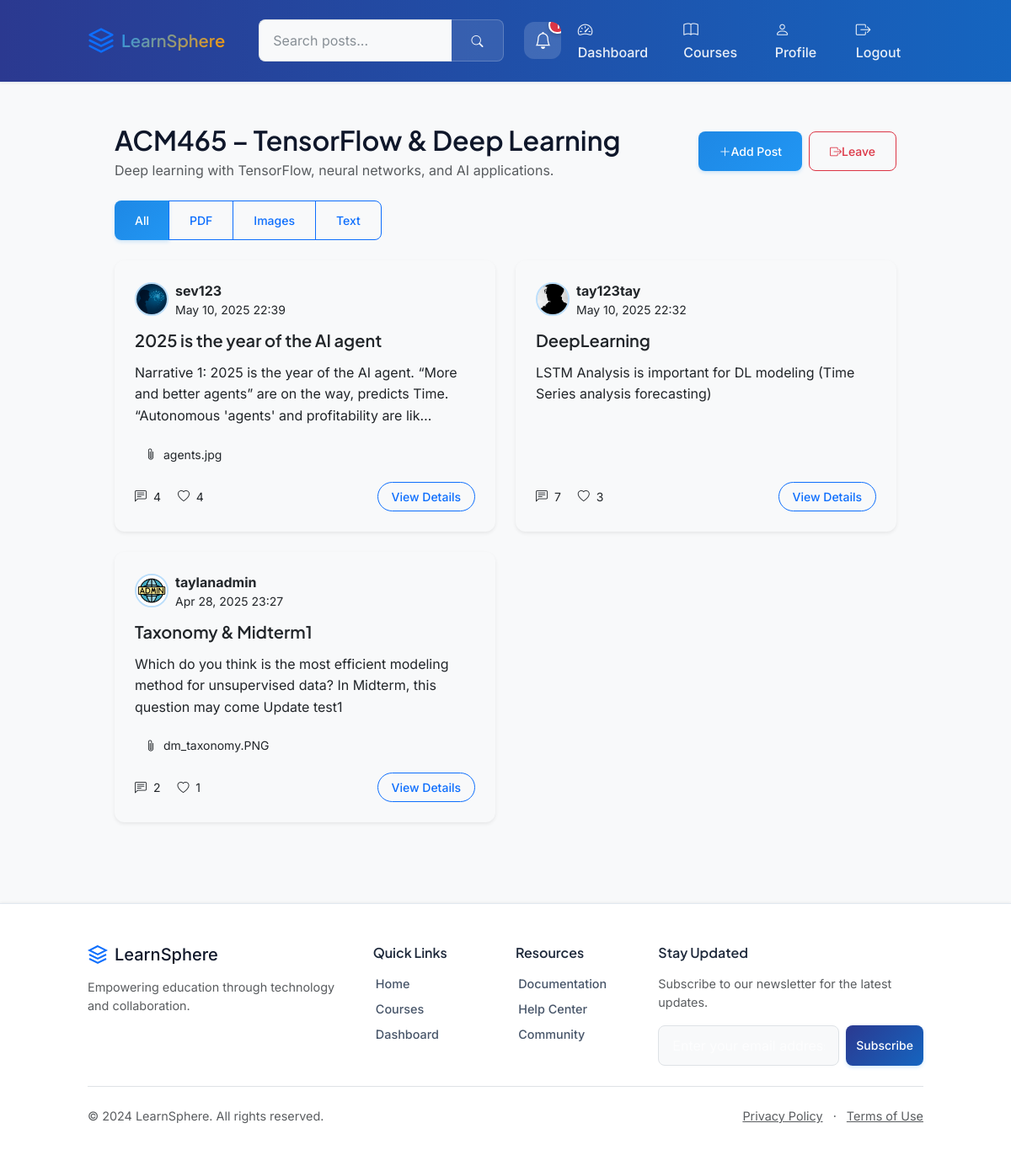
The app's page /courses/acm465-artificial-intelligence/ (signed in) with its own data.
### core/models.py (models this page shows, shortened)
class Course(models.Model):
    discipline = models.ForeignKey(Discipline, on_delete=models.CASCADE)
    code = models.CharField(max_length=10)
    title = models.CharField(max_length=100)
    description = models.TextField()
    slug = models.SlugField(unique=True, editable=False)
    class Meta:
        unique_together = ("discipline", "code")

class Post(models.Model):
    course = models.ForeignKey(Course, on_delete=models.CASCADE, related_name="posts")
    author = models.ForeignKey(User, on_delete=models.CASCADE, related_name="posts")
    title = models.CharField(max_length=150)
    content = models.TextField(blank=True)
    file = models.FileField(upload_to="uploads/", blank=True, null=True)
    pdf_summary = models.TextField(
        blank=True,
        null=True,
        help_text="HuggingFace AI ile oluşturulan PDF/metin özeti",
    )
    created_at = models.DateTimeField(auto_now_add=True)
    slug = models.SlugField(unique=True, editable=False)
    likes = models.ManyToManyField(
        User, through="Like", related_name="liked_posts", blank=True
    )

class Profile(models.Model):
    user = models.OneToOneField(User, on_delete=models.CASCADE)
    bio = models.TextField(blank=True)
    avatar = models.ImageField(upload_to="avatars/", default="avatars/default.png")
    github_url = models.URLField(blank=True, null=True)
    linkedin_url = models.URLField(blank=True, null=True)
    phone_number = models.CharField(max_length=20, blank=True, null=True)
    joined_courses = models.ManyToManyField(Course, blank=True, related_name="members")

### core/views.py (the view)
# urls.py: path("courses/<slug:slug>/", views.course_detail, name="course_detail"),
@login_required
def course_detail(request, slug):
    course = get_object_or_404(Course, slug=slug)
    filter_type = request.GET.get("filter", "all")
    all_posts = course.posts.all().order_by("-created_at")
    if filter_type == "pdf":
        posts = all_posts.filter(file__iendswith=".pdf")
    elif filter_type == "image":
        posts = all_posts.filter(file__iregex=r"\.(png|jpe?g)$")
    elif filter_type == "text":
        posts = all_posts.filter(file__iendswith=".txt")
    else:
        posts = all_posts
    is_joined = course in request.user.profile.joined_courses.all()
    filter_choices = [
        ("all", "All"),
        ("pdf", "PDF"),
        ("image", "Images"),
        ("text", "Text"),
    ]
    return render(
        request,
        "course_detail.html",
        {
            "course": course,
            "posts": posts,
            "is_joined": is_joined,
            "filter_type": filter_type,
            "filter_choices": filter_choices,
        },
    )

### core/context_processors.py (called while the page is built)
def notifications(request):
    if request.user.is_authenticated:
        unread_count = Notification.objects.filter(
            user=request.user, is_read=False
        ).count()
        recent_notifications = Notification.objects.filter(user=request.user).order_by(
            "-created_at"
        )[:5]
        return {
            "unread_notifications_count": unread_count,
            "recent_notifications": recent_notifications,
        }
    return {
        "unread_notifications_count": 0,
        "recent_notifications": [],
    }

### templates/course_detail.html (shortened to what this page needs)
{% extends 'base.html' %}
{% block content %}
<div class="container px-3 px-lg-5 py-5">
  <div class="d-flex justify-content-between align-items-center mb-4">
    <div>
      <h2 class="mb-1">{{ course.code }} – {{ course.title }}</h2>
      <p class="text-muted mb-0">{{ course.description }}</p>
    </div>
    <div class="d-flex gap-2">
      {% if is_joined %}
        <a href="{% url 'create_post' course.slug %}" class="btn btn-primary">
          <i class="bi bi-plus-lg"></i> Add Post
        </a>
        <form action="{% url 'join_course' course.slug %}" method="post" style="display:inline;">
          <button class="btn btn-outline-danger">
            <i class="bi bi-box-arrow-right"></i> Leave
          </button>
        </form>
      {% endif %}
    </div>
  </div>
  <div class="mb-4">
    <div class="btn-group" role="group">
      {% for t, label in filter_choices %}
        <a href="?filter={{ t }}"
           class="btn {% if filter_type == t %}btn-primary{% else %}btn-outline-primary{% endif %}">
          {{ label }}
        </a>
      {% endfor %}
    </div>
  </div>
  <div class="row g-4">
    {% if posts %}
      {% for post in posts %}
        <div class="col-12 col-md-6">
          <div class="card post-card shadow-sm h-100">
            <div class="card-body d-flex flex-column">
              <div class="d-flex align-items-center">
                <div class="avatar-wrapper">
                  <img src="{{ post.author.profile.avatar.url }}" alt="avatar">
                </div>
                <div class="ms-2">
                  <strong>{{ post.author.username }}</strong>
                  <div class="post-meta">{{ post.created_at|date:"M j, Y H:i" }}</div>
                </div>
              </div>
              <h5 class="card-title">{{ post.title }}</h5>
              <p class="card-text">{{ post.content|truncatechars:150 }}</p>
              {% if post.file %}
                <a href="{{ post.file.url }}" target="_blank" class="attachment-link mb-3">
                  <i class="bi bi-paperclip"></i>
                  <span>{{ post.file.name|slice:"8:"|truncatechars:25 }}</span>
                </a>
              {% endif %}
              <div class="mt-auto d-flex justify-content-between align-items-center">
                <div class="post-stats">
                  <span>
                    <i class="bi bi-chat-left-text"></i>
                    {{ post.comments.count }}
                  </span>
                  <span>
                    <i class="bi bi-heart"></i>
                    {{ post.likes.count }}
                  </span>
                </div>
                <a href="{% url 'post_detail' post.slug %}" class="btn btn-view btn-outline-primary">
                  View Details
                </a>
              </div>
            </div>
          </div>
        </div>
      {% endfor %}
    {% endif %}
  </div>
</div>
{% endblock %}

### static/css/base.css (style rules this page uses)
html { scroll-behavior: smooth; }
:root { --primary: #0053ba; --secondary: #e83e8c; --gray-light: #f8f9fa; --font-heading: 'Montserrat', sans-serif; --font-body: 'Roboto', sans-serif; }
body { font-family: var(--font-body); background-color: var(--gray-light); margin: 0; padding: 0; }
h1,h2,h3,h4,h5,h6 { font-family: var(--font-heading); }
.btn-primary { background-color: var(--primary); border-color: var(--primary); transition: filter .2s, transform .2s; }
.card { border: none; border-radius: .5rem; }
.shadow-sm { box-shadow: 0 .125rem .25rem rgba(0,0,0,.075) !important; }

### static/css/style.css (style rules this page uses)
:root { --primary-50: #e3f2fd; --primary-100: #bbdefb; --primary-200: #90caf9; --primary-300: #64b5f6; --primary-400: #42a5f5; --primary-500: #2196f3; --primary-600: #1e88e5; --primary-700: #1976d2; --primary-800: #1565c0; --primary-900: #0d47a1; --primary-rgb: 33, 150, 243; --accent-50: #fff3e0; --accent-100: #ffe0b2; --accent-200: #ffcc80; --accent-300: #ffb74d; --accent-400: #ffa726; --accent-500: #ff9800; --accent-600: #fb8c00; --accent-700: #f57c00; --accent-800: #ef6c00; --accent-900: #e65100; --accent-rgb: 255, 152, 0; --success-500: #4caf50; --success-600: #43a047; --success-700: #388e3c; --error-500: #f44336; --error-600: #e53935; --error-700: #d32f2f; --gray-50: #f8fafc; --gray-100: #f1f5f9; --gray-200: #e2e8f0; --gray-300: #cbd5e1; --gray-400: #94a3b8; --gray-500: #64748b; --gray-600: #475569; --gray-700: #334155; --gray-800: #1e293b; --gray-900: #0f172a; --font-primary: 'Plus Jakarta Sans', -apple-system, BlinkMacSystemFont, sans-serif; --font-secondary: 'Inter', -apple-system, BlinkMacSystemFont, sans-serif; --text-xs: 0.75rem; --text-sm: 0.875rem; --text-base: 1rem; --text-lg: 1.125rem; --text-xl: 1.25rem; --text-2xl: 1.5rem; --text-3xl: 1.875rem; --text-4xl: 2.25rem; --text-5xl: 3rem; --leading-none: 1; --leading-tight: 1.25; --leading-snug: 1.375; --leading-normal: 1.5; --leading-relaxed: 1.625; --leading-loose: 2; --space-1: 0.25rem; --space-2: 0.5rem; --space-3: 0.75rem; --space-4: 1rem; --space-5: 1.25rem; --space-6: 1.5rem; --space-8: 2rem; --space-10: 2.5rem; --space-12: 3rem; --space-16: 4rem; --space-20: 5rem; --space-24: 6rem; --radius-sm: 0.125rem; --radius-base: 0.25rem; --radius-md: 0.375rem; --radius-lg: 0.5rem; --radius-xl: 0.75rem; --radius-2xl: 1rem; --radius-3xl: 1.5rem; --radius-full: 9999px; --shadow-sm: 0 1px 2px 0 rgba(0, 0, 0, 0.05); --shadow-base: 0 1px 3px 0 rgba(0, 0, 0, 0.1), 0 1px 2px -1px rgba(0, 0, 0, 0.1); --shadow-md: 0 4px 6px -1px rgba(0, 0, 0, 0.1), 0 2px 4px -2px rgba(0, 0, 0, 0.1); --shadow-lg: 0 10px 15px -3px rgba(0, 0, 0, 0.1), 0 4px 6px -4px rgba(0, 0, 0, 0.1); --shadow-xl: 0 20px 25px -5px rgba(0, 0, 0, 0.1), 0 8px 10px -6px rgba(0, 0, 0, 0.1); --transition-all: all 0.2s cubic-bezier(0.4, 0, 0.2, 1); --transition-colors: background-color, border-color, color, fill, stroke 0.2s cubic-bezier(0.4, 0, 0.2, 1); --transition-opacity: opacity 0.2s cubic-bezier(0.4, 0, 0.2, 1); --transition-shadow: box-shadow 0.2s cubic-bezier(0.4, 0, 0.2, 1); --transition-transform: transform 0.2s cubic-bezier(0.4, 0, 0.2, 1); }
body { font-family: var(--font-secondary); font-size: var(--text-base); line-height: var(--leading-normal); color: var(--gray-700); background-color: var(--gray-50); }
h1, h2, h3, h4, h5, h6 { font-family: var(--font-primary); font-weight: 600; line-height: var(--leading-tight); color: var(--gray-900); }
.btn { display: inline-flex; align-items: center; justify-content: center; padding: var(--space-3) var(--space-6); font-size: var(--text-sm); font-weight: 500; line-height: var(--leading-normal); text-align: center; text-decoration: none; border-radius: var(--radius-lg); transition: var(--transition-all); cursor: pointer; white-space: nowrap; }
.btn-primary { color: white; background-color: var(--primary-600); border: 1px solid var(--primary-600); }
.card { background: white; border-radius: var(--radius-xl); box-shadow: var(--shadow-base); transition: var(--transition-all); border: 1px solid var(--gray-100); }
.container { width: 100%; margin-right: auto; margin-left: auto; padding-right: var(--space-4); padding-left: var(--space-4); }
@media (min-width: 640px) { .container { max-width: 640px; } }
@media (min-width: 768px) { .container { max-width: 768px; } }
@media (min-width: 1024px) { .container { max-width: 1024px; } }

### records on screen
Course: code "ACM465", title "TensorFlow & Deep Learning", description "Deep learning with TensorFlow, neural networks, and AI applications."
Post: author.profile.avatar (picture), author.username "sev123", created_at "May 10, 2025 22:39", title "2025 is the year of the AI agent", content "Narrative 1: 2025 is the year of the AI agent. “More and better agents” are on the way, predicts Time. “Autonomous 'agents' and profitability are lik…", file.name "agents.jpg", comments.count "4", likes.count "4"
Post: author.profile.avatar (picture), author.username "tay123tay", created_at "May 10, 2025 22:32", title "DeepLearning", content "LSTM Analysis is important for DL modeling (Time Series analysis forecasting)", comments.count "7", likes.count "3"
Post: author.profile.avatar (picture), author.username "taylanadmin", created_at "Apr 28, 2025 23:27", title "Taxonomy & Midterm1", content "Which do you think is the most efficient modeling method for unsupervised data? In Midterm, this question may come Update test1", file.name "dm_taxonomy.PNG", comments.count "2", likes.count "1"

### other values on screen
{{ unread_notifications_count }} "1"
{{ label }} "All" "PDF" "Images" "Text"
